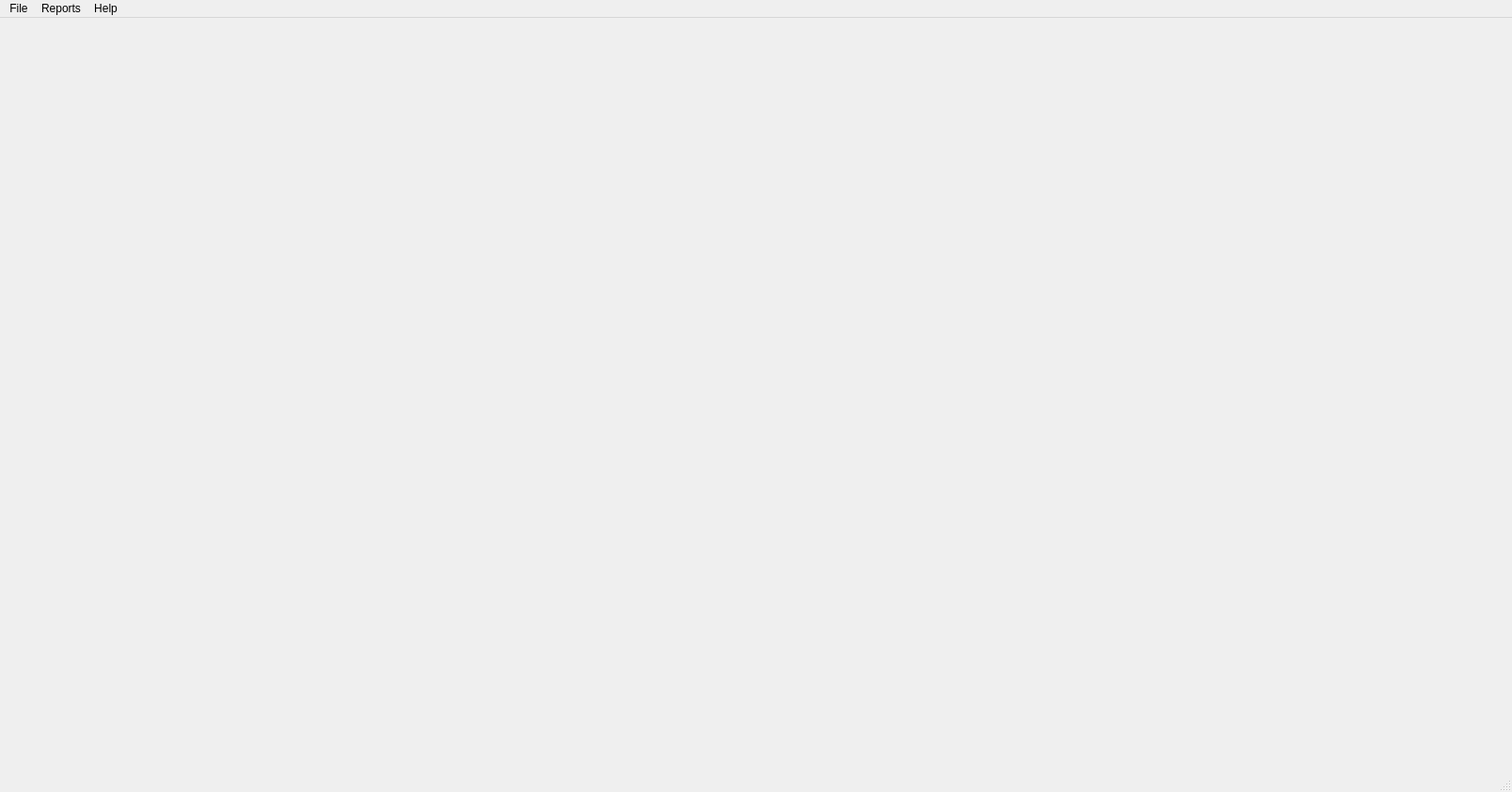
<?xml version="1.0" encoding="UTF-8"?>
<ui version="4.0">
 <class>MainWindow</class>
 <widget class="QMainWindow" name="MainWindow">
  <property name="geometry">
   <rect>
    <x>0</x>
    <y>0</y>
    <width>1608</width>
    <height>842</height>
   </rect>
  </property>
  <property name="sizePolicy">
   <sizepolicy hsizetype="Preferred" vsizetype="Preferred">
    <horstretch>0</horstretch>
    <verstretch>0</verstretch>
   </sizepolicy>
  </property>
  <property name="baseSize">
   <size>
    <width>1400</width>
    <height>800</height>
   </size>
  </property>
  <property name="windowTitle">
   <string>TradeMaster : Flat Rate</string>
  </property>
  <widget class="QWidget" name="centralwidget"/>
  <widget class="QMenuBar" name="menubar">
   <property name="geometry">
    <rect>
     <x>0</x>
     <y>0</y>
     <width>1608</width>
     <height>31</height>
    </rect>
   </property>
   <widget class="QMenu" name="menuFile">
    <property name="title">
     <string>File</string>
    </property>
   </widget>
   <widget class="QMenu" name="TradeMasterFlatRate">
    <property name="title">
     <string>Help</string>
    </property>
   </widget>
   <widget class="QMenu" name="menuReports">
    <property name="title">
     <string>Reports</string>
    </property>
   </widget>
   <addaction name="menuFile"/>
   <addaction name="menuReports"/>
   <addaction name="TradeMasterFlatRate"/>
  </widget>
  <widget class="QStatusBar" name="statusbar"/>
 </widget>
 <resources/>
 <connections/>
</ui>
